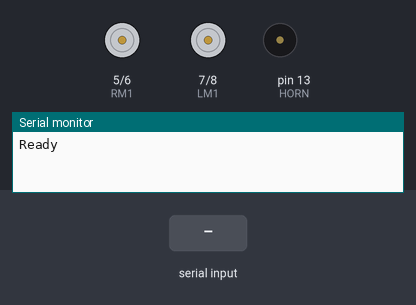
The sketch below on a simulated Arduino Uno, built with avr-gcc and run on an emulated ATmega328P. Parts: motor-driver pin pairs drawn as motors (green arrow = first pin HIGH = forward, orange = second pin HIGH = backward, longer = more drive, scaled by the enable pin), buzzer (waves = sounding, pin HIGH), the last lines printed to the serial monitor. The inputs (shaded band) are chosen by the test bench.

Above: at 1.2 s.
1.3 s: "F" received over Serial
At 2.2 s:
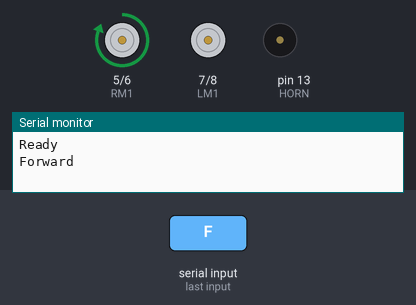
2.8 s: "B" received over Serial
At 3.3 s:
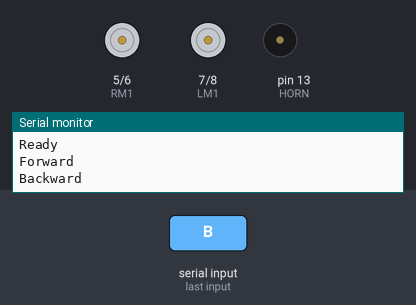
4.3 s: "L" received over Serial
5.8 s: "R" received over Serial
7.3 s: "G" received over Serial
At 8.0 s:
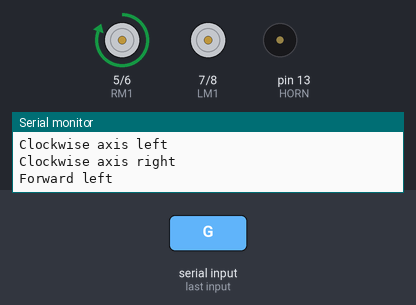
8.8 s: "I" received over Serial
At 9.1 s:
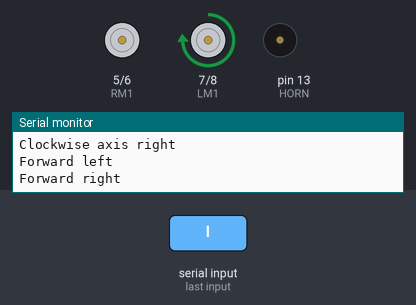
Timing chart, 0 to 11.3 s (numbered marks = the images above; inputs shaded):
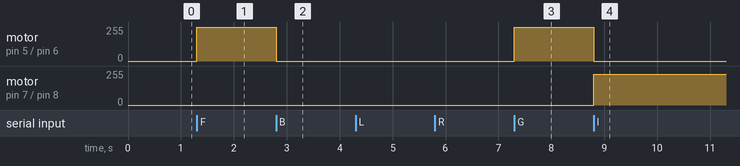

The sketch:

MYOWNFFINALCODE.ino
```cpp
//// Muhammad Haris Irfan - FA18-BCE-090 - Open Source Awami Code- Sada-e-Jariah ////
const int RM1 = 5;
const int RM2 = 6;
const int LM1 = 7;
const int LM2 = 8;
const int ENA = 9;
const int ENB = 10;
const int HORN  = 13;
void setup() {

  Serial.begin(9600);

  pinMode(RM1,OUTPUT);
  pinMode(RM2,OUTPUT);
  pinMode(LM1,OUTPUT);
  pinMode(LM2,OUTPUT);
  pinMode(ENA,OUTPUT);
 pinMode(ENB,OUTPUT);
  pinMode(HORN,OUTPUT);

  digitalWrite(RM1,HIGH);
  digitalWrite(RM2,HIGH);
  digitalWrite(LM1,HIGH);
  digitalWrite(LM2,HIGH);
  analogWrite(ENA, 0);
  analogWrite(ENB, 0);
  digitalWrite(HORN,LOW);

  Serial.println("Ready");
}

void loop() {
  // put your main code here, to run repeatedly:
//// Muhammad Haris Irfan - FA18-BCE-090 - Open Source Awami Code- Sada-e-Jariah ////
  char input;
  if(Serial.available() > 0){
    input = Serial.read();

    switch(input){
      case 'F':

analogWrite(ENA, -255);
       analogWrite(ENB, 0);
        digitalWrite(RM1,HIGH);
        digitalWrite(RM2,LOW);
        digitalWrite(LM1,HIGH);
        digitalWrite(LM2,LOW);

        Serial.println("Forward");
        break;
      case 'B':

 analogWrite(ENA, 0);
       analogWrite(ENB, 0);
        digitalWrite(RM1,LOW);
        digitalWrite(RM2,HIGH);
        digitalWrite(LM1,LOW);
        digitalWrite(LM2,HIGH);
        Serial.println("Backward");

        break;
      case 'L': //Clockwise axis left


          analogWrite(ENA, 0);
        analogWrite(ENB, 0);
        digitalWrite(RM1,HIGH);
        digitalWrite(RM2,LOW);
        digitalWrite(LM1,LOW);
        digitalWrite(LM2,HIGH);


        Serial.println("Clockwise axis left");
        break;

      case 'R'://Clockwise axis right

          analogWrite(ENA, 0);
        analogWrite(ENB, 0);
        digitalWrite(RM1,LOW);
        digitalWrite(RM2,HIGH);
        digitalWrite(LM1,HIGH);
        digitalWrite(LM2,LOW);
        Serial.println("Clockwise axis right");
        break;
      case 'G': //Forward left

        analogWrite(ENA, 230);
        analogWrite(ENB, 0);

        digitalWrite(RM1,HIGH);
        digitalWrite(RM2,LOW);
        digitalWrite(LM1,HIGH);
        digitalWrite(LM2,LOW);

        Serial.println("Forward left");
        break;
      case 'I': //Forward right
//// Muhammad Haris Irfan - FA18-BCE-090 - Open Source Awami Code- Sada-e-Jariah ////
       analogWrite(ENA, 0);
       analogWrite(ENB, 230);


        digitalWrite(RM1,HIGH);
        digitalWrite(RM2,LOW);
        digitalWrite(LM1,HIGH);
        digitalWrite(LM2,LOW);
        Serial.println("Forward right");
        break;

      case 'J': //backward left

        analogWrite(ENA, 0);
        analogWrite(ENB, 150);

        digitalWrite(RM1,LOW);
        digitalWrite(RM2,HIGH);
        digitalWrite(LM1,LOW);
        digitalWrite(LM2,HIGH);

        Serial.println("backward left");
        break;
      case 'H': //backward right

       analogWrite(ENA, 150);
       analogWrite(ENB, 0);


        digitalWrite(RM1,LOW);
        digitalWrite(RM2,HIGH);
        digitalWrite(LM1,LOW);
        digitalWrite(LM2,HIGH);
        Serial.println("Backward right");
        break;


      case 'S': //Stop

      //// Muhammad Haris Irfan - FA18-BCE-090 - Open Source Awami Code- Sada-e-Jariah ////
        digitalWrite(RM1,LOW);
        digitalWrite(RM2,LOW);
        digitalWrite(LM1,LOW);
        digitalWrite(LM2,LOW);
        Serial.println("Stop");
        break;

        case 'V':
        digitalWrite(HORN,HIGH);
        break;

        case 'v':
        digitalWrite(HORN,LOW);
        break;
    }
  }
}

//// Muhammad Haris Irfan - FA18-BCE-090 - Open Source Awami Code- Sada-e-Jariah ////
```

Measured:
- after the input at 1.3 s, motor on pin 5 (RM1) / pin 6 (RM2): stopped → forward 255/255 at once
- after the input at 2.8 s, motor on pin 5 (RM1) / pin 6 (RM2): forward 255/255 → stopped at once
- after the input at 7.3 s, motor on pin 5 (RM1) / pin 6 (RM2): stopped → forward 255/255 at once
- after the input at 8.8 s, motor on pin 5 (RM1) / pin 6 (RM2): forward 255/255 → stopped at once; motor on pin 7 (LM1) / pin 8 (LM2): stopped → forward 230/255 at once
